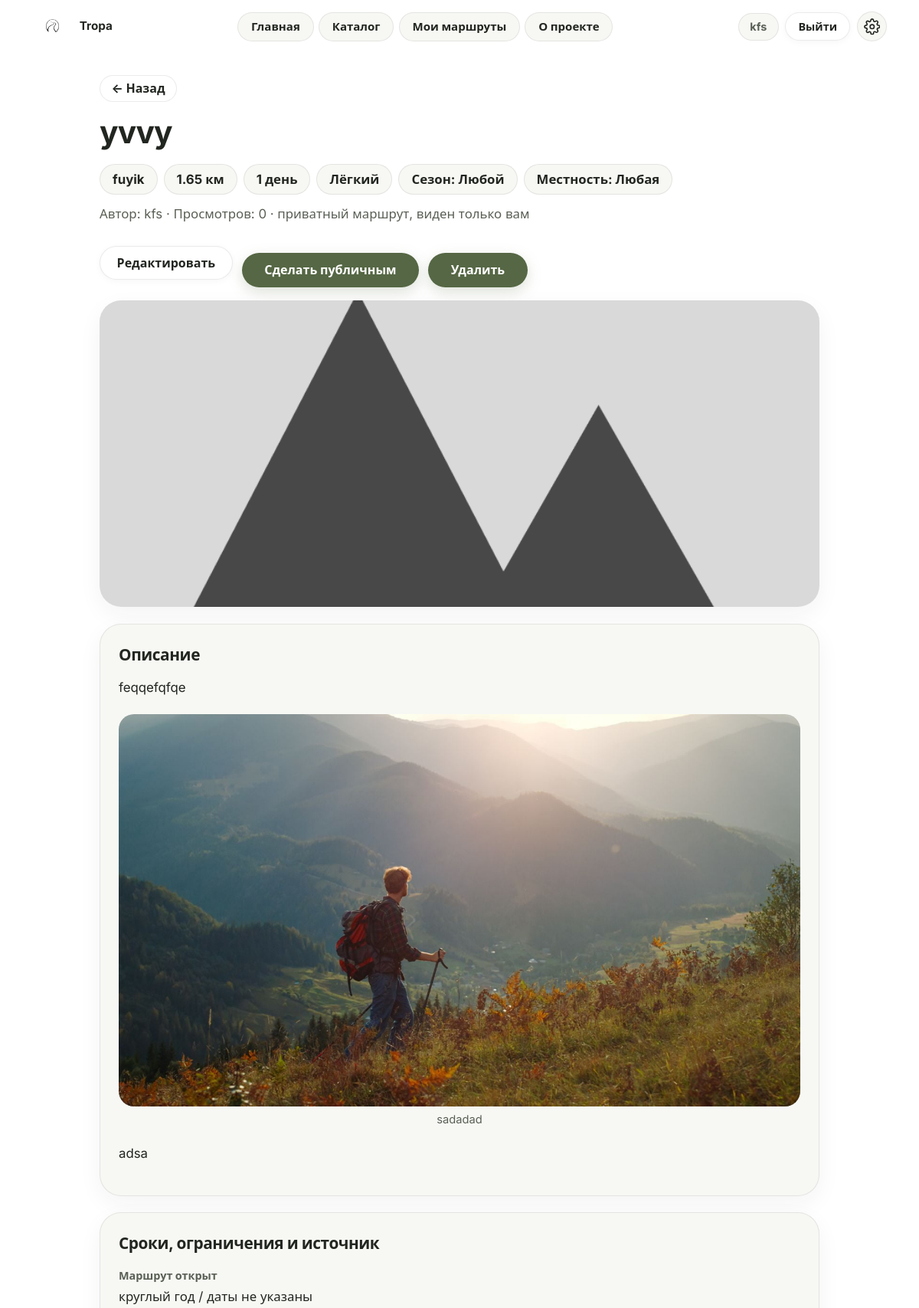
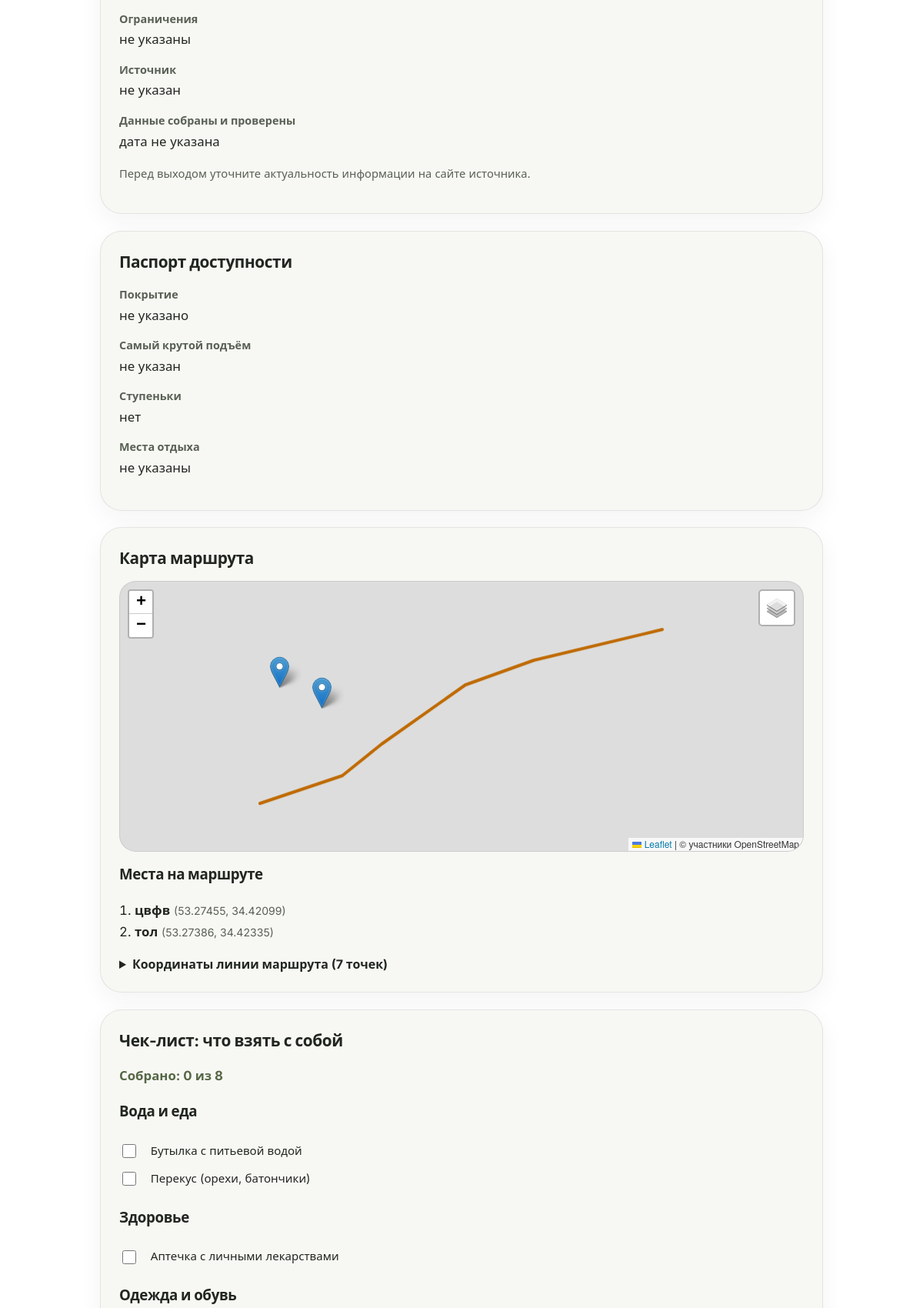
Page /routes/7 (signed in, upper part) on the committed database (2 pictures, top to bottom).
### tables this page shows
CREATE TABLE users (
    id            INTEGER PRIMARY KEY AUTOINCREMENT,
    username      TEXT NOT NULL UNIQUE,
    password_hash TEXT NOT NULL,
    created_at    TEXT NOT NULL DEFAULT CURRENT_TIMESTAMP
, email TEXT, google_sub TEXT);

CREATE TABLE routes (
    id             INTEGER PRIMARY KEY AUTOINCREMENT,
    author_id      INTEGER NOT NULL REFERENCES users(id),
    title          TEXT NOT NULL,
    region         TEXT NOT NULL,
    length_km      REAL NOT NULL,
    difficulty     TEXT NOT NULL CHECK (difficulty IN ('easy', 'medium', 'hard')),
    days           INTEGER NOT NULL DEFAULT 1,
    season         TEXT NOT NULL DEFAULT 'any',
    terrain        TEXT NOT NULL DEFAULT 'any',
    description    TEXT NOT NULL,
    restrictions   TEXT,
    source_url     TEXT,
    source_checked TEXT,
    open_from      TEXT,
    open_to        TEXT,
    is_public      INTEGER NOT NULL DEFAULT 1,
    views          INTEGER NOT NULL DEFAULT 0,
    surface        TEXT,
    max_slope      TEXT,
    has_steps      INTEGER NOT NULL DEFAULT 0,
    rest_points    TEXT,
    created_at     TEXT NOT NULL DEFAULT CURRENT_TIMESTAMP
);

CREATE TABLE route_points (
    id       INTEGER PRIMARY KEY AUTOINCREMENT,
    route_id INTEGER NOT NULL REFERENCES routes(id) ON DELETE CASCADE,
    position INTEGER NOT NULL,
    lat      REAL NOT NULL,
    lon      REAL NOT NULL,
    note     TEXT
, kind TEXT NOT NULL DEFAULT 'path', name TEXT);

CREATE TABLE gear_items (
    id       INTEGER PRIMARY KEY AUTOINCREMENT,
    name     TEXT NOT NULL,
    category TEXT NOT NULL,
    season   TEXT NOT NULL DEFAULT 'any',
    terrain  TEXT NOT NULL DEFAULT 'any',
    min_days INTEGER NOT NULL DEFAULT 1
);

### views/routes.py (the view)
@bp.route("/<int:route_id>")
def detail(route_id):
    db = get_db()
    route = db.execute(
        "SELECT r.*, u.username FROM routes r JOIN users u ON u.id = r.author_id WHERE r.id = ?",
        (route_id,),
    ).fetchone()
    if route is None or (not route["is_public"] and (g.user is None or g.user["id"] != route["author_id"])):
        abort(404)
    if g.user is None or g.user["id"] != route["author_id"]:
        db.execute("UPDATE routes SET views = views + 1 WHERE id = ?", (route_id,))
        db.commit()
    points, places = load_map_data(db, route_id)
    photos = {r["id"]: r for r in db.execute(
        "SELECT id, filename, caption FROM route_photos WHERE route_id = ?", (route_id,))}
    gear = db.execute(
        """SELECT name, category FROM gear_items
           WHERE season IN ('any', ?) AND terrain IN ('any', ?) AND min_days <= ?
           ORDER BY category, name""",
        (route["season"], route["terrain"], route["days"]),
    ).fetchall()
    return render_template("route_detail.html", route=route, points=points, gear=gear,
                           difficulty=DIFFICULTY, places=places, photos=photos,)

### app.py (called while the page is built)
def ru_days(n):
    n = int(n)
    if 11 <= n % 100 <= 14:
        word = "дней"
    elif n % 10 == 1:
        word = "день"
    elif 2 <= n % 10 <= 4:
        word = "дня"
    else:
        word = "дней"
    return f"{n} {word}"

### db.py (called while the page is built)
def get_db():
    if "db" not in g:
        g.db = sqlite3.connect(current_app.config["DATABASE"])
        g.db.row_factory = sqlite3.Row
        g.db.execute("PRAGMA foreign_keys = ON")
    return g.db

### views/auth.py (called while the page is built)
@bp.before_app_request
def load_logged_in_user():
    user_id = session.get("user_id")
    g.user = None
    if user_id is not None:
        g.user = get_db().execute(
            "SELECT id, username FROM users WHERE id = ?", (user_id,)
        ).fetchone()
        if g.user is None:
            session.clear()

### views/routes.py (called while the page is built)
def load_map_data(db, route_id):
    rows = db.execute(
        "SELECT kind, lat, lon, name, note FROM route_points WHERE route_id = ? ORDER BY position",
        (route_id,),
    ).fetchall()
    points = [[r["lat"], r["lon"]] for r in rows if r["kind"] == "path"]
    places = [{"lat": r["lat"], "lon": r["lon"], "name": r["name"] or "", "note": r["note"] or ""}
              for r in rows if r["kind"] == "place"]
    return points, places

@bp.app_template_filter("post")
def render_post(text, photos):
    out = []
    for i, chunk in enumerate(PHOTO_TOKEN.split(text or "")):
        if i % 2 == 0:
            for para in re.split(r"\n\s*\n", chunk.strip()):
                if para.strip():
                    lines = Markup("<br>").join(escape(l) for l in para.splitlines())
                    out.append(Markup("<p>%s</p>") % lines)
        else:
            photo = photos.get(int(chunk))
            if photo:
                url = url_for("static", filename="img/posts/" + photo["filename"])
                out.append(Markup('<figure class="post-photo"><img src="%s" alt="%s" loading="lazy">'
                                  '<figcaption aria-hidden="true">%s</figcaption></figure>')
                           % (url, photo["caption"], photo["caption"]))
    return Markup("\n").join(out)

### templates/route_detail.html (shortened to what this page needs)
{% extends "base.html" %}
{% block main_class %}page detail{% endblock %}
{% block head %}
  <link rel="stylesheet" href="https://unpkg.com/leaflet@1.9.4/dist/leaflet.css">
{% endblock %}
{% block content %}
  <a class="back-link" id="back-link" href="{{ url_for('routes.catalog') }}">← Назад</a>
  <h1>{{ route['title'] }}</h1>
  <ul class="chips">
    <li>{{ route['region'] }}</li>
    <li>{{ route['length_km'] }} км</li>
    <li>{{ route['days']|ru_days }}</li>
    <li>{{ difficulty[route['difficulty']] }}</li>
    <li>Сезон: {{ SEASONS[route['season']] }}</li>
    <li>Местность: {{ TERRAINS[route['terrain']] }}</li>
  </ul>
  <p class="byline">Автор: {{ route['username'] }} · Просмотров: {{ route['views'] }}{% if not route['is_public'] %} · приватный маршрут, виден только вам{% endif %}</p>
  {% if g.user and g.user['id'] == route['author_id'] %}
    <section class="manage" aria-label="Управление маршрутом">
      <a class="btn" href="{{ url_for('routes.edit', route_id=route['id']) }}">Редактировать</a>
      <form method="post" action="{{ url_for('routes.toggle_visibility', route_id=route['id']) }}">
        <button type="submit">{{ 'Сделать приватным' if route['is_public'] else 'Сделать публичным' }}</button>
      </form>
      <form method="post" action="{{ url_for('routes.delete', route_id=route['id']) }}"
            onsubmit="return confirm('Удалить маршрут насовсем?');">
        <button type="submit">Удалить</button>
      </form>
    </section>
  {% endif %}
  <img class="detail-photo" src="{{ route_image(route['id']) }}" alt="Фото маршрута: {{ route['title'] }}">
  <section class="card post"><h2>Описание</h2>{{ route['description']|post(photos) }}</section>
  <section class="card">
    <h2>Сроки, ограничения и источник</h2>
    <dl>
      <dt>Маршрут открыт</dt>
      <dd>{% if route['open_from'] or route['open_to'] %}с {{ route['open_from'] or '—' }} по {{ route['open_to'] or '—' }}{% else %}круглый год / даты не указаны{% endif %}</dd>
      <dt>Ограничения</dt><dd>{{ route['restrictions'] or 'не указаны' }}</dd>
      <dt>Источник</dt>
      <dd>{% if route['source_url'] %}<a href="{{ route['source_url'] }}" target="_blank" rel="noopener noreferrer">{{ route['source_url'] }}</a>{% else %}не указан{% endif %}
      <span class="visually-hidden"> (откроется в новой вкладке)</span></dd>
      <dt>Данные собраны и проверены</dt><dd>{{ route['source_checked'] or 'дата не указана' }}</dd>
    </dl>
    <p style="margin-top:1rem; color: var(--text-muted); font-size: .92rem;">Перед выходом уточните актуальность информации на сайте источника.</p>
  </section>
  <section class="card">
    <h2>Паспорт доступности</h2>
    <dl>
      <dt>Покрытие</dt><dd>{{ route['surface'] or 'не указано' }}</dd>
      <dt>Самый крутой подъём</dt><dd>{{ route['max_slope'] or 'не указан' }}</dd>
      <dt>Ступеньки</dt><dd>{{ 'есть' if route['has_steps'] else 'нет' }}</dd>
      <dt>Места отдыха</dt><dd>{{ route['rest_points'] or 'не указаны' }}</dd>
    </dl>
  </section>
    <section class="card">
    <h2>Карта маршрута</h2>
    <div id="map" role="region" data-points='{{ points | tojson }}' data-places='{{ places | tojson }}' aria-label="Карта маршрута"></div>
    {% if places %}
      <h3 style="margin-top:1rem;">Места на маршруте</h3>
      <ol class="places-view">
        {% for p in places %}
          <li><strong>{{ p.name }}</strong>{% if p.note %} — {{ p.note }}{% endif %}
            <span class="coords">({{ '%.5f'|format(p.lat) }}, {{ '%.5f'|format(p.lon) }})</span></li>
        {% endfor %}
      </ol>
    {% endif %}
    <details>
      <summary>Координаты линии маршрута ({{ points|length }} точек)</summary>
    </details>
  </section>
  <section class="card" id="gear-section" data-route-id="{{ route['id'] }}">
    <h2>Чек-лист: что взять с собой</h2>
    <p class="gear-progress" id="gear-progress" role="status"></p>
    {% for category, items in gear|groupby('category') %}
      <h3>{{ category }}</h3>
      <ul style="list-style:none; padding-left:0;">
        {% for item in items %}
          <li>
            <label class="gear-check">
              <input type="checkbox" data-gear-name="{{ item['name'] }}">
              <span>{{ item['name'] }}</span>
            </label>
          </li>
        {% endfor %}
      </ul>
    {% else %}
      <p>Для этого маршрута пока нет подобранного снаряжения.</p>
    {% endfor %}
  </section>
{% endblock %}

### templates/base.html (shortened to what this page needs)
<!DOCTYPE html>
<html lang="ru">
<head>
  <link rel="stylesheet" href="{{ url_for('static', filename='css/style.css') }}?v=4">
  {% block head %}{% endblock %}
</head>
<body>
  {% set ep = request.endpoint %}
  <header class="site-header">
    <div class="header-inner">
      <a class="logo" href="{{ url_for('pages.index') }}">
        <img src="{{ url_for('static', filename='img/logo.png') }}" alt="">
        <span>Tropa</span>
      </a>
      <nav class="main-nav" aria-label="Основное меню">
        <a href="{{ url_for('pages.index') }}" {% if ep == 'pages.index' %}aria-current="page"{% endif %}>Главная</a>
        <a href="{{ url_for('routes.catalog') }}" {% if ep == 'routes.catalog' %}aria-current="page"{% endif %}>Каталог</a>
        <a href="{{ url_for('routes.mine') }}" {% if ep == 'routes.mine' %}aria-current="page"{% endif %}>Мои маршруты</a>
        <a href="{{ url_for('pages.about') }}" {% if ep == 'pages.about' %}aria-current="page"{% endif %}>О проекте</a>
      </nav>
      <div class="header-actions">
        {% if g.user %}
          <span class="user-name">{{ g.user['username'] }}</span>
          <a class="btn btn-small" href="{{ url_for('auth.logout') }}">Выйти</a>
        {% else %}
          <a class="btn btn-small" href="{{ url_for('auth.login') }}">Вход</a>
        {% endif %}
        <div class="settings">
          <button type="button" class="settings-btn" id="settings-btn"
                  aria-expanded="false" aria-controls="settings-panel" aria-label="Настройки отображения и доступности">
            <svg class="icon" aria-hidden="true"><use href="#i-gear"/></svg>
          </button>
        </div>
      </div>
    </div>
  </header>
  <main id="content" class="{% block main_class %}page{% endblock %}" tabindex="-1">
    {% block content %}{% endblock %}
  </main>
</body>
</html>

### rows in the picture
users: user.username "kfs", username "kfs"
routes: title "yvvy", region "fuyik", length_km "1.65", days|ru_days "1 день", difficulty "Лёгкий", season "Любой", terrain "Любая", views "0", is_public "Сделать публичным", description|post "feqqefqfqe sadadad adsa", description|post (picture), has_steps "нет"
route_points: name "цвфв", lat "53.27455", lon "34.42099"
route_points: name "тол", lat "53.27386", lon "34.42335"
gear_items: category "Вода и еда", name "Бутылка с питьевой водой"
gear_items: name "Перекус (орехи, батончики)"
gear_items: category "Здоровье", name "Аптечка с личными лекарствами"
gear_items: category "Одежда и обувь"

### other values in the picture
{{ route['restrictions'] or 'не указаны' }} "не указаны"
{{ route['source_checked'] or 'дата не указана' }} "дата не указана"
{{ route['surface'] or 'не указано' }} "не указано"
{{ route['max_slope'] or 'не указан' }} "не указан"
{{ route['rest_points'] or 'не указаны' }} "не указаны"
{{ points|length }} "7"
